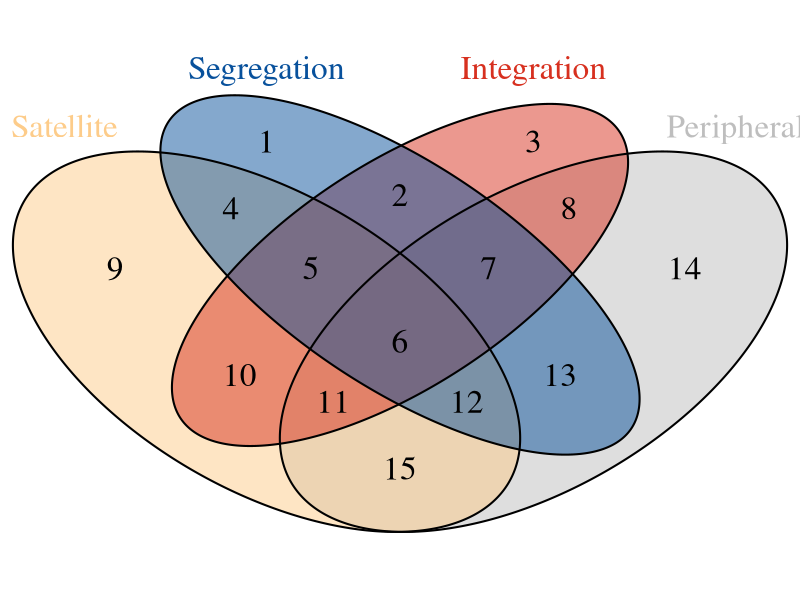

This figure's R source: (Note: this script raises an error after producing the figure.)
##########################################################################################
# Probabilistic analysis
# Written by CG - 2023
##########################################################################################

# VENN DIAGRAM

library(VennDiagram)

draw.quad.venn(72, 86, 50, 52, 44, 27, 32, 38, 32, 20, 18, 17, 11, 13, 6,
               category = c("Satellite", "Peripheral", "Segregation", "Integration"),
               fill = c("#FDCC8A", "grey", "#08519C", "#D7301F"),
               cex = 2,
               cat.cex = 2,
               cat.col = c("#FDCC8A", "grey", "#08519C", "#D7301F"),
               
)


options(max.print=200)


# CANONICAL SPACE

cog_measures_ComStruct <- Cog_data_ILR_ComStruct[, c(3:8, 10:11)] %>%
  scale(.) %>% 
  as.data.frame() 

##########################################################################################
##########################################################################################
# FUNCTION

trajectory <- function(list_community, list_RSN, threshold, AGE_MIDDLE, AGE_OLD) {
  # Get the associated Resting-state networks for all age groups
  # Hub region specific to each subject yielded by hub detection procedure
  ##############################################################################
    modular <<- tmp_cluster_final %>%
      mutate(Age_group = ifelse(Age < AGE_MIDDLE, "Young",
                                ifelse(Age >= AGE_MIDDLE & Age <= AGE_OLD, "Middle", "Old"))) %>% 
      group_by(Consensus_vector_0.15, `1st_network`, Region, Age_group, Subj_ID, MODULAR) %>%
      summarise(n = n()) %>%
      mutate(freq = n / sum(n)) %>%
      dplyr::select(-n) %>%
      spread(MODULAR, freq) %>%
      mutate_all(., ~ replace(., is.na(.), 0)) %>%
      group_by(Consensus_vector_0.15, `1st_network`, Region, Age_group) %>%
      summarize_at(vars(Connector, Provincial, Satellite, Peripheral), mean) %>%
      ungroup() %>%
      arrange(Region) %>%
      pivot_longer(
        cols = !c("Consensus_vector_0.15", "1st_network", "Region", "Age_group"),
        names_to = "MODULAR", values_to = "freq"
      )
    
    modular$Age_group <- factor(modular$Age_group, levels = c("Young", "Middle", "Old"))
    
    if (list_community != "All" & list_RSN != "All") {
      Cond_PMF <- modular %>%
        filter(grepl(list_community, Consensus_vector_0.15)) %>%
        filter(grepl(list_RSN, `1st_network`)) %>%
        dplyr::select(-`1st_network`) %>% 
        spread(Age_group, freq) %>%
        arrange(MODULAR) %>%
        group_by(Region) %>%
        group_split()
    } else if (list_community != "All" & list_RSN == "All") {
      Cond_PMF <- modular %>%
        filter(grepl(list_community, Consensus_vector_0.15)) %>%
        dplyr::select(-`1st_network`) %>%
        spread(Age_group, freq) %>%
        arrange(MODULAR) %>% 
        group_by(Region) %>%
        group_split()
    } else {
      Cond_PMF <- modular %>%
        dplyr::select(-`1st_network`) %>%
        spread(Age_group, freq) %>%
        arrange(MODULAR) %>% 
        group_by(Region) %>%
        group_split()
    }
  
  ##############################################################################
  ##############################################################################
  # Converts an adjacency matrix to a 2-column dataframe
  ##############################################################################
  ##############################################################################
    adjacency_to_2col <- function(data) {
    crossdata <- lapply(rownames(data), function(x) sapply(colnames(data), function(y) list(x, y, data[x, y])))
    crossdatatmp <- matrix(unlist(crossdata), nrow = 3)
    crossdatamat <- t(crossdatatmp)
    if (colnames(data)[5] == "YM") {
      colnames(crossdatamat) <- c("Young", "Middle", "Value")
    } else {
      colnames(crossdatamat) <- c("Middle", "Old", "Value")
    }
    crossdatadf <- as.data.frame(crossdatamat, stringsAsFactors = F)
    crossdatadf[, 3] <- as.numeric(crossdatadf[, 3] %>% na.omit())
    return(crossdatadf %>% na.omit())
    }
    
  ##############################################################################
  ##############################################################################
  # For each region, finds the most probable trajectory
  ##############################################################################
  ##############################################################################
    
  Cond_PMF_list <- list()
  for (i in 1:length(Cond_PMF)) {
    tmp <<- rbindlist(Cond_PMF[i]) 
    
    ############################################################################
    # First segment - Young to Middle
    ############################################################################
    
    # Beware of the order here, first young then old, make sure of the factor levels
    # Outer compute all pairwise probabilities between each of the 4 functional roles, element-wise matrix multiplication
    outer_young_to_middle <- outer(tmp[,4] %>% as.matrix(), tmp[, 5] %>% as.matrix()) %>% as.data.frame()
    rownames(outer_young_to_middle) <- unlist(tmp$MODULAR)
    colnames(outer_young_to_middle) <- unlist(tmp$MODULAR)
    
    
    outer_young_to_middle <- outer_young_to_middle %>% mutate(YM = "YM")
    # Returning a 4 by 4 matrix which is then converted to a dataframe
    crossdatadf <- adjacency_to_2col(outer_young_to_middle)
    outer_young_to_middle_2 <- crossdatadf
    
    # Filtering out the null probabilities for each region
    tmp_young_to_middle <<- cbind(tmp %>% slice(1:nrow(outer_young_to_middle_2)) %>%
                                    dplyr::select(Consensus_vector_0.15, Region), outer_young_to_middle_2) %>%
      plyr::rename(c("Value" = "Value_YM")) %>% 
      filter(Value_YM > 0)
    
    ############################################################################
    # Second segment - Middle to Old
    ############################################################################
    
    outer_middle_to_old <- outer(tmp_young_to_middle[, 5] %>% as.matrix(), tmp[, 6] %>% as.matrix()) %>% as.data.frame()
      # Indexes a number to each outer product/trajectory to bypass 'duplicate rows not allowed'
      # This essentially keeps trajectories if they are tied, e.g., Provincial-Connector & Provincial-Provincial if tied
      bypass_duplicate_row <- tmp_young_to_middle %>%
        mutate(helper_vector = rep(seq(1:nrow(.)))) %>%
        unite(., Young, "Young", "helper_vector", remove = FALSE) %>%
        unite(., Middle, "Middle", "helper_vector", remove = FALSE) %>%
        dplyr::select(-helper_vector)
      
      rownames(outer_middle_to_old) <- unlist(bypass_duplicate_row$Middle)
      colnames(outer_middle_to_old) <- unlist(tmp$MODULAR)

    
    outer_middle_to_old <- outer_middle_to_old %>% mutate(MO = "MO")
    crossdatadf <- adjacency_to_2col(outer_middle_to_old)
    
    # Finds the maximum probability
    max <- crossdatadf %>% dplyr::slice_max(Value, n = 1)
    
    # Keeps the probabilities within a user-defined range, 5% or 0.05 in the present study
    outer_middle_to_old_2 <- crossdatadf %>% filter(Value >= (max$Value[1] - (max$Value*0.05)))
    
    
    tmp_middle_to_old <- cbind(tmp %>% slice(1:nrow(outer_middle_to_old_2)) %>%
                                 dplyr::select(Consensus_vector_0.15, Region), outer_middle_to_old_2) %>%
      plyr::rename(c("Value" = "Value_MO"))
    
    full_trajectory <- tmp_middle_to_old %>%
      merge(., bypass_duplicate_row %>% dplyr::select(c("Young", "Middle", "Value_YM")), by = c("Middle"))
    
    # Aggregate for all regions
    Cond_PMF_list[[i]] <- full_trajectory
  }
    
    
    Cond_PMF_final <<- rbindlist(Cond_PMF_list) %>%
      # Giving the original labels back, because they had an index number from the helper vector
      mutate(Young = ifelse(base::startsWith(Young, "Connector"), "Connector",
                            ifelse(base::startsWith(Young, "Provincial"), "Provincial",
                                   ifelse(base::startsWith(Young, "Peripheral"), "Peripheral",
                                          ifelse(base::startsWith(Young, "Satellite"), "Satellite", Young)
                                   )
                            )
      )) %>%
      mutate(Middle = ifelse(base::startsWith(Middle, "Connector"), "Connector",
                             ifelse(base::startsWith(Middle, "Provincial"), "Provincial",
                                    ifelse(base::startsWith(Middle, "Peripheral"), "Peripheral",
                                           ifelse(base::startsWith(Middle, "Satellite"), "Satellite", Middle)
                                    )
                             )
      )) %>%
      # Identify each region with a unique label
      mutate(helper_vector = rep(seq(nrow(.)))) %>%
      unite(., Region, c("Region", "helper_vector"), remove = FALSE) %>%
      # Transform  back to an alluvial data format
      pivot_longer(
        cols = c("Young", "Middle", "Old"),
        names_to = "Age_group",
        values_to = "MODULAR"
      )
    
    # Makes sure the factor order is right
    Cond_PMF_final$Age_group <- factor(Cond_PMF_final$Age_group, levels = c("Young", "Middle", "Old"))
  
  ############################################################################
  # ALLUVIAL PLOT
  ############################################################################
  library(ggalluvial)
    
    display_cluster <- Cond_PMF_final %>%
      group_by(Age_group, MODULAR) %>%
      summarize(s = n()) %>%
      arrange(Age_group, desc(MODULAR)) %>%
      .$MODULAR
    
    # display_percentage <- Cond_PMF_final %>%
    #   group_by(Age_group, MODULAR) %>%
    #   summarize(s = n()) %>%
    #   group_by(Age_group) %>%
    #   mutate(s = scales::percent(s / sum(s), accuracy = 0.1)) %>%
    #   arrange(Age_group, desc(MODULAR)) %>%
    #   .$s
    
    alluvial_cluster <- ggplot(
      Cond_PMF_final,
      aes(x = Age_group, stratum = MODULAR, alluvium = Region, fill = MODULAR)
    ) +
      geom_flow(alpha = .7, curve_type = "arctangent", width = .2, na.rm = TRUE) +
      geom_stratum(alpha = .8) +
      scale_x_discrete(expand = c(.1, .1)) +
      # geom_text(stat = "stratum", label = display_percentage, nudge_x = -0.05) +
      geom_text(stat = "stratum", label = display_cluster) +
      scale_fill_brewer(palette = "PuOr", direction = 1) +
      # labs(title = paste0("Most probable topological reconfiguration trajectory (z-scored probability threshold: ", threshold, ")")) +
      labs(x = "Age group") +
      theme_pubr(legend = "none",
                 base_size = 18) +
      theme(
        axis.title.x = element_blank(),
        axis.title.y = element_blank(),
        axis.text.y = element_blank(),
        axis.ticks.y = element_blank(),
        axis.line.y = element_blank())
    
    alluvial_cluster
  }

trajectory(list_community = "All", list_RSN = "All", AGE_MIDDLE = 45, AGE_OLD = 55)

##########################################################################################
##########################################################################################


##########################################################################################
##########################################################################################
# ANALYSIS

flexibility_score <- Cond_PMF_final %>% spread(Age_group, MODULAR) %>%
  # 0 = movers; 1 = non-movers
  mutate(movers_tot = ifelse(Young == Middle & Middle == Old, 1, 0)) 

write.csv(flexibility_score, "rs_lang.csv")

##########################################################################################


# SUBSYSTEMS SUMMARY
flexibility_score %>% 
  group_by(Consensus_vector_0.15) %>% 
  count(movers_tot) %>% 
  mutate(n = prop.table(n))

# Reconfiguration towards CONNECTOR
flexibility_score_2 <- flexibility_score %>%  
  filter(movers_tot == 0)
  filter((Young != "Connector" & Middle == "Connector") | (Middle != "Connector" & Old == "Connector"))

flexibility_score_2 <- flexibility_score %>% 
  filter(movers_tot == 0) %>% 
  filter((Young == "Satellite" & Middle == "Connector") | (Middle == "Satellite" & Old == "Connector"))
  
flexibility_score_2 <- flexibility_score %>% 
  filter(movers_tot == 0) %>% 
  filter((Young == "Provincial" & Middle == "Connector") | (Middle == "Provincial" & Old == "Connector"))

# Reconfiguration towards PROVINCIAL
flexibility_score_2 <- flexibility_score %>% 
  filter(movers_tot == 0) %>% 
  filter((Young != "Provincial" & Middle == "Provincial") | (Middle != "Provincial" & Old == "Provincial"))

# Reconfiguration towards PERIPHERAL
flexibility_score_2 <- flexibility_score %>%  
  filter(movers_tot == 0) %>% 
  filter((Young != "Peripheral" & Middle == "Peripheral") | (Middle != "Peripheral" & Old == "Peripheral"))

flexibility_score_2 <- flexibility_score %>% 
  filter(movers_tot == 0) %>% 
  filter((Young == "Satellite" & Middle == "Peripheral") | (Middle == "Satellite" & Old == "Peripheral"))

flexibility_score_2 <- flexibility_score %>% 
  filter(movers_tot == 0) %>% 
  filter((Young == "Provincial" & Middle == "Peripheral") | (Middle == "Provincial" & Old == "Peripheral"))

# Reconfiguration towards SATELLITE
flexibility_score_2 <- flexibility_score %>% 
  filter(movers_tot == 0) %>% 
  filter((Young != "Satellite" & Middle == "Satellite") | (Middle != "Satellite" & Old == "Satellite"))

flexibility_score_2 <- flexibility_score %>% 
  filter(movers_tot == 0) %>% 
  filter((Middle == "Connector" & Old == "Satellite"))

flexibility_score_2 <- flexibility_score %>% 
  filter(movers_tot == 0) %>% 
  filter((Young == "Provincial" & Middle == "Satellite") | (Middle == "Provincial" & Old == "Satellite"))


############################################################################
# Easter egg :)
#############################################################################

# seq(from=-10, to=10, by = 0.05) %>%
#   expand.grid(x=., y=.) %>%
#   ggplot(aes(x=(x+pi*sin(y)), y=(y+pi*sin(x)))) +
#   geom_point(alpha=.1, shape=20, size=1, color="black")+
#   theme_void()
